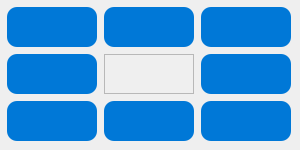
<?xml version="1.0" encoding="UTF-8"?>
<ui version="4.0">
 <class>HKGridButtons</class>
 <widget class="QWidget" name="HKGridButtons">
  <property name="geometry">
   <rect>
    <x>0</x>
    <y>0</y>
    <width>300</width>
    <height>150</height>
   </rect>
  </property>
  <property name="minimumSize">
   <size>
    <width>300</width>
    <height>150</height>
   </size>
  </property>
  <property name="maximumSize">
   <size>
    <width>318</width>
    <height>168</height>
   </size>
  </property>
  <property name="windowTitle">
   <string>Form</string>
  </property>
  <layout class="QVBoxLayout" name="verticalLayout">
   <property name="spacing">
    <number>0</number>
   </property>
   <property name="leftMargin">
    <number>0</number>
   </property>
   <property name="topMargin">
    <number>0</number>
   </property>
   <property name="rightMargin">
    <number>0</number>
   </property>
   <property name="bottomMargin">
    <number>0</number>
   </property>
   <item>
    <widget class="QFrame" name="frame">
     <property name="minimumSize">
      <size>
       <width>300</width>
       <height>150</height>
      </size>
     </property>
     <property name="maximumSize">
      <size>
       <width>300</width>
       <height>150</height>
      </size>
     </property>
     <property name="frameShape">
      <enum>QFrame::NoFrame</enum>
     </property>
     <property name="frameShadow">
      <enum>QFrame::Raised</enum>
     </property>
     <layout class="QGridLayout" name="gridLayout">
      <property name="leftMargin">
       <number>0</number>
      </property>
      <property name="topMargin">
       <number>0</number>
      </property>
      <property name="rightMargin">
       <number>0</number>
      </property>
      <property name="bottomMargin">
       <number>0</number>
      </property>
      <property name="spacing">
       <number>0</number>
      </property>
      <item row="0" column="0">
       <widget class="QPushButton" name="m_pushButtonTopLeft">
        <property name="minimumSize">
         <size>
          <width>90</width>
          <height>40</height>
         </size>
        </property>
        <property name="maximumSize">
         <size>
          <width>90</width>
          <height>40</height>
         </size>
        </property>
        <property name="styleSheet">
         <string notr="true">QPushButton {
    background-color: #0078D7; /* example blue, adapt as needed */
    border-radius: 10px;       /* adjust for desired corner radius */
    color: white;
    padding: 5px;             /* optional, for spacing around the text */
    border: none;             /* remove default border if you like */
}
QPushButton:hover {
    background-color: #0089F0; /* slightly lighter/darker for hover */
}
QPushButton:pressed {
    background-color: #005AB3; /* darker when pressed */
}</string>
        </property>
        <property name="text">
         <string/>
        </property>
       </widget>
      </item>
      <item row="0" column="1">
       <widget class="QPushButton" name="m_pushButtonTop">
        <property name="minimumSize">
         <size>
          <width>90</width>
          <height>40</height>
         </size>
        </property>
        <property name="maximumSize">
         <size>
          <width>90</width>
          <height>40</height>
         </size>
        </property>
        <property name="styleSheet">
         <string notr="true">QPushButton {
    background-color: #0078D7; /* example blue, adapt as needed */
    border-radius: 10px;       /* adjust for desired corner radius */
    color: white;
    padding: 5px;             /* optional, for spacing around the text */
    border: none;             /* remove default border if you like */
}
QPushButton:hover {
    background-color: #0089F0; /* slightly lighter/darker for hover */
}
QPushButton:pressed {
    background-color: #005AB3; /* darker when pressed */
}</string>
        </property>
        <property name="text">
         <string/>
        </property>
       </widget>
      </item>
      <item row="0" column="2">
       <widget class="QPushButton" name="m_pushButtonTopRight">
        <property name="minimumSize">
         <size>
          <width>90</width>
          <height>40</height>
         </size>
        </property>
        <property name="maximumSize">
         <size>
          <width>90</width>
          <height>40</height>
         </size>
        </property>
        <property name="styleSheet">
         <string notr="true">QPushButton {
    background-color: #0078D7; /* example blue, adapt as needed */
    border-radius: 10px;       /* adjust for desired corner radius */
    color: white;
    padding: 5px;             /* optional, for spacing around the text */
    border: none;             /* remove default border if you like */
}
QPushButton:hover {
    background-color: #0089F0; /* slightly lighter/darker for hover */
}
QPushButton:pressed {
    background-color: #005AB3; /* darker when pressed */
}</string>
        </property>
        <property name="text">
         <string/>
        </property>
       </widget>
      </item>
      <item row="1" column="0">
       <widget class="QPushButton" name="m_pushButtonLeft">
        <property name="minimumSize">
         <size>
          <width>90</width>
          <height>40</height>
         </size>
        </property>
        <property name="maximumSize">
         <size>
          <width>90</width>
          <height>40</height>
         </size>
        </property>
        <property name="styleSheet">
         <string notr="true">QPushButton {
    background-color: #0078D7; /* example blue, adapt as needed */
    border-radius: 10px;       /* adjust for desired corner radius */
    color: white;
    padding: 5px;             /* optional, for spacing around the text */
    border: none;             /* remove default border if you like */
}
QPushButton:hover {
    background-color: #0089F0; /* slightly lighter/darker for hover */
}
QPushButton:pressed {
    background-color: #005AB3; /* darker when pressed */
}</string>
        </property>
        <property name="text">
         <string/>
        </property>
       </widget>
      </item>
      <item row="1" column="2">
       <widget class="QPushButton" name="m_pushButtonRight">
        <property name="minimumSize">
         <size>
          <width>90</width>
          <height>40</height>
         </size>
        </property>
        <property name="maximumSize">
         <size>
          <width>90</width>
          <height>40</height>
         </size>
        </property>
        <property name="styleSheet">
         <string notr="true">QPushButton {
    background-color: #0078D7; /* example blue, adapt as needed */
    border-radius: 10px;       /* adjust for desired corner radius */
    color: white;
    padding: 5px;             /* optional, for spacing around the text */
    border: none;             /* remove default border if you like */
}
QPushButton:hover {
    background-color: #0089F0; /* slightly lighter/darker for hover */
}
QPushButton:pressed {
    background-color: #005AB3; /* darker when pressed */
}</string>
        </property>
        <property name="text">
         <string/>
        </property>
       </widget>
      </item>
      <item row="2" column="0">
       <widget class="QPushButton" name="m_pushButtonBottomLeft">
        <property name="minimumSize">
         <size>
          <width>90</width>
          <height>40</height>
         </size>
        </property>
        <property name="maximumSize">
         <size>
          <width>90</width>
          <height>40</height>
         </size>
        </property>
        <property name="styleSheet">
         <string notr="true">QPushButton {
    background-color: #0078D7; /* example blue, adapt as needed */
    border-radius: 10px;       /* adjust for desired corner radius */
    color: white;
    padding: 5px;             /* optional, for spacing around the text */
    border: none;             /* remove default border if you like */
}
QPushButton:hover {
    background-color: #0089F0; /* slightly lighter/darker for hover */
}
QPushButton:pressed {
    background-color: #005AB3; /* darker when pressed */
}</string>
        </property>
        <property name="text">
         <string/>
        </property>
       </widget>
      </item>
      <item row="2" column="1">
       <widget class="QPushButton" name="m_pushButtonBottom">
        <property name="minimumSize">
         <size>
          <width>90</width>
          <height>40</height>
         </size>
        </property>
        <property name="maximumSize">
         <size>
          <width>90</width>
          <height>40</height>
         </size>
        </property>
        <property name="styleSheet">
         <string notr="true">QPushButton {
    background-color: #0078D7; /* example blue, adapt as needed */
    border-radius: 10px;       /* adjust for desired corner radius */
    color: white;
    padding: 5px;             /* optional, for spacing around the text */
    border: none;             /* remove default border if you like */
}
QPushButton:hover {
    background-color: #0089F0; /* slightly lighter/darker for hover */
}
QPushButton:pressed {
    background-color: #005AB3; /* darker when pressed */
}</string>
        </property>
        <property name="text">
         <string/>
        </property>
       </widget>
      </item>
      <item row="2" column="2">
       <widget class="QPushButton" name="m_pushButtonBottomRight">
        <property name="minimumSize">
         <size>
          <width>90</width>
          <height>40</height>
         </size>
        </property>
        <property name="maximumSize">
         <size>
          <width>90</width>
          <height>40</height>
         </size>
        </property>
        <property name="styleSheet">
         <string notr="true">QPushButton {
    background-color: #0078D7; /* example blue, adapt as needed */
    border-radius: 10px;       /* adjust for desired corner radius */
    color: white;
    padding: 5px;             /* optional, for spacing around the text */
    border: none;             /* remove default border if you like */
}
QPushButton:hover {
    background-color: #0089F0; /* slightly lighter/darker for hover */
}
QPushButton:pressed {
    background-color: #005AB3; /* darker when pressed */
}</string>
        </property>
        <property name="text">
         <string/>
        </property>
       </widget>
      </item>
      <item row="1" column="1">
       <widget class="QFrame" name="frame_2">
        <property name="minimumSize">
         <size>
          <width>90</width>
          <height>40</height>
         </size>
        </property>
        <property name="maximumSize">
         <size>
          <width>90</width>
          <height>40</height>
         </size>
        </property>
        <property name="frameShape">
         <enum>QFrame::StyledPanel</enum>
        </property>
        <property name="frameShadow">
         <enum>QFrame::Raised</enum>
        </property>
        <layout class="QVBoxLayout" name="verticalLayout_3">
         <property name="spacing">
          <number>0</number>
         </property>
         <property name="leftMargin">
          <number>0</number>
         </property>
         <property name="topMargin">
          <number>0</number>
         </property>
         <property name="rightMargin">
          <number>0</number>
         </property>
         <property name="bottomMargin">
          <number>0</number>
         </property>
         <item>
          <layout class="QVBoxLayout" name="m_centerLayout"/>
         </item>
        </layout>
       </widget>
      </item>
     </layout>
    </widget>
   </item>
  </layout>
 </widget>
 <resources/>
 <connections/>
</ui>
